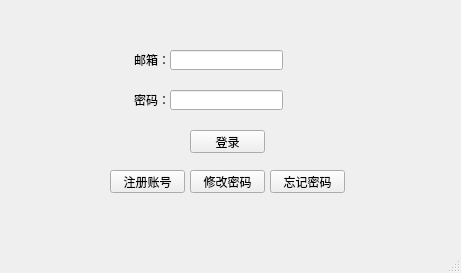
<?xml version="1.0" encoding="UTF-8"?>
<ui version="4.0">
 <class>MainWindow</class>
 <widget class="QMainWindow" name="MainWindow">
  <property name="geometry">
   <rect>
    <x>0</x>
    <y>0</y>
    <width>461</width>
    <height>273</height>
   </rect>
  </property>
  <property name="windowTitle">
   <string>MainWindow</string>
  </property>
  <widget class="QWidget" name="centralwidget">
   <widget class="QLineEdit" name="lineEdit">
    <property name="geometry">
     <rect>
      <x>170</x>
      <y>50</y>
      <width>113</width>
      <height>20</height>
     </rect>
    </property>
   </widget>
   <widget class="QLabel" name="label">
    <property name="geometry">
     <rect>
      <x>134</x>
      <y>52</y>
      <width>31</width>
      <height>16</height>
     </rect>
    </property>
    <property name="text">
     <string>邮箱：</string>
    </property>
   </widget>
   <widget class="QPushButton" name="pushButton">
    <property name="geometry">
     <rect>
      <x>190</x>
      <y>130</y>
      <width>75</width>
      <height>23</height>
     </rect>
    </property>
    <property name="text">
     <string>登录</string>
    </property>
   </widget>
   <widget class="QPushButton" name="pushButton_2">
    <property name="geometry">
     <rect>
      <x>110</x>
      <y>170</y>
      <width>75</width>
      <height>23</height>
     </rect>
    </property>
    <property name="text">
     <string>注册账号</string>
    </property>
   </widget>
   <widget class="QLabel" name="label_3">
    <property name="geometry">
     <rect>
      <x>134</x>
      <y>92</y>
      <width>31</width>
      <height>16</height>
     </rect>
    </property>
    <property name="text">
     <string>密码：</string>
    </property>
   </widget>
   <widget class="QLineEdit" name="lineEdit_3">
    <property name="geometry">
     <rect>
      <x>170</x>
      <y>90</y>
      <width>113</width>
      <height>20</height>
     </rect>
    </property>
    <property name="text">
     <string/>
    </property>
   </widget>
   <widget class="QPushButton" name="pushButton_3">
    <property name="geometry">
     <rect>
      <x>190</x>
      <y>170</y>
      <width>75</width>
      <height>23</height>
     </rect>
    </property>
    <property name="text">
     <string>修改密码</string>
    </property>
   </widget>
   <widget class="QPushButton" name="pushButton_4">
    <property name="geometry">
     <rect>
      <x>270</x>
      <y>170</y>
      <width>75</width>
      <height>23</height>
     </rect>
    </property>
    <property name="text">
     <string>忘记密码</string>
    </property>
   </widget>
  </widget>
  <widget class="QMenuBar" name="menubar">
   <property name="geometry">
    <rect>
     <x>0</x>
     <y>0</y>
     <width>461</width>
     <height>23</height>
    </rect>
   </property>
  </widget>
  <widget class="QStatusBar" name="statusbar"/>
 </widget>
 <resources/>
 <connections/>
</ui>
